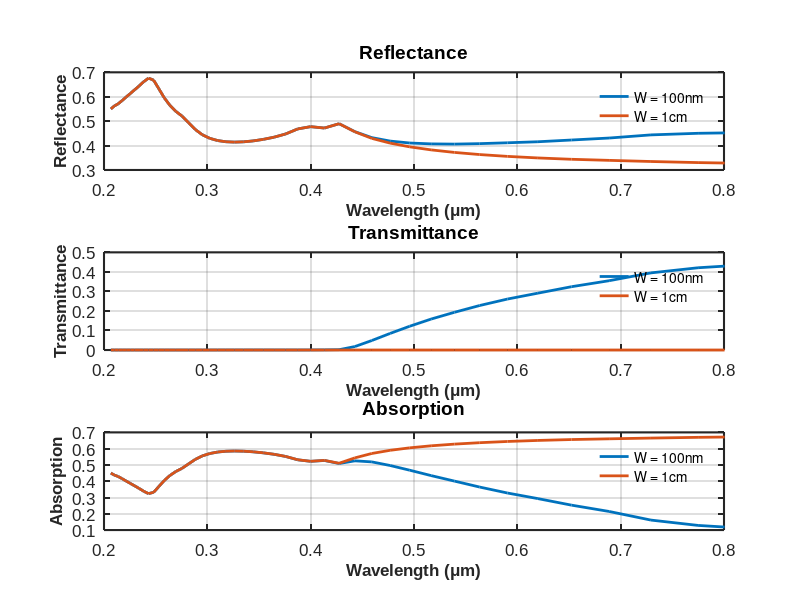

Here is the MATLAB script that generated this plot:
clc; clearvars; close all;

%% Data preparation and material parameters
% Define sample thicknesses: 100nm and 1cm films
W = [100e-9 1e-2]; % [meters]

% Import optical constants (n, k) data for GaAs
data = importdata('GaAs.txt');
lambda_um = data(:,1);        % Wavelength in micrometers
n = data(:,2);               % Refractive index
k = data(:,3);               % Extinction coefficient

% Convert wavelength to meters and calculate optical parameters
lambda = lambda_um*1e-6;     % Convert wavelength to meters
alpha = 4*pi.*k./lambda;     % Absorption coefficient calculation
R = ((n-1).^2+k.^2)./((n+1).^2+k.^2);  % Single-interface reflection coefficient

%% Create figure with enhanced visual properties
figure('Color', 'white', 'Position', [100 100 800 900])  % White background, larger figure

%% Reflectance Calculation and Plotting
subplot(311);
% Calculate reflectance for 100nm thickness
thickness_index = 1;
% Multiple reflection calculation using recursive formula
R_sum1 = R.*(1 + ((1-R).^2.*exp(-2*alpha*W(thickness_index)))./(1-R.^2.*exp(-2*alpha*W(thickness_index))));
plot(lambda*1e6, R_sum1, 'LineWidth', 2, 'Color', [0 0.4470 0.7410], 'DisplayName','W = 100nm');
xlim([0.2 0.8])
hold on;

% Calculate reflectance for 1cm thickness
thickness_index = 2;
R_sum2 = R.*(1 + ((1-R).^2.*exp(-2*alpha*W(thickness_index)))./(1-R.^2.*exp(-2*alpha*W(thickness_index))));
plot(lambda*1e6, R_sum2, 'LineWidth', 2, 'Color', [0.8500 0.3250 0.0980], 'DisplayName','W = 1cm');

% Enhance plot appearance
set(gca, 'FontSize', 12, 'FontName', 'Arial', 'LineWidth', 1.5)
xlabel('Wavelength (μm)', 'FontSize', 12, 'FontWeight', 'bold');
ylabel('Reflectance', 'FontSize', 12, 'FontWeight', 'bold');
title("Reflectance", 'FontSize', 14, 'FontWeight', 'bold');
grid on;
legend('Location', 'best', 'FontSize', 10);
legend box off;

%% Transmittance Calculation and Plotting
subplot(312);
% Calculate transmittance for 100nm thickness
thickness_index = 1;
% Account for multiple internal reflections in transmittance
T_sum1 = (exp(-alpha*W(thickness_index)).*(1-R).^2)./(1-R.^2.*exp(-2*alpha*W(thickness_index)));
plot(lambda*1e6, T_sum1, 'LineWidth', 2, 'Color', [0 0.4470 0.7410], 'DisplayName','W = 100nm');
xlim([0.2 0.8])
hold on;

% Calculate transmittance for 1cm thickness
thickness_index = 2;
T_sum2 = (exp(-alpha*W(thickness_index)).*(1-R).^2)./(1-R.^2.*exp(-2*alpha*W(thickness_index)));
plot(lambda*1e6, T_sum2, 'LineWidth', 2, 'Color', [0.8500 0.3250 0.0980], 'DisplayName','W = 1cm');

% Enhance plot appearance
set(gca, 'FontSize', 12, 'FontName', 'Arial', 'LineWidth', 1.5)
xlabel('Wavelength (μm)', 'FontSize', 12, 'FontWeight', 'bold');
ylabel('Transmittance', 'FontSize', 12, 'FontWeight', 'bold');
title("Transmittance", 'FontSize', 14, 'FontWeight', 'bold');
grid on;
legend('Location', 'best', 'FontSize', 10);
legend box off;

%% Absorption Calculation and Plotting
subplot(313);
% Calculate absorption for 100nm using energy conservation: A = 1 - R - T
A_sum1 = 1 - R_sum1 - T_sum1;
plot(lambda*1e6, A_sum1, 'LineWidth', 2, 'Color', [0 0.4470 0.7410], 'DisplayName','W = 100nm');
xlim([0.2 0.8])
hold on;

% Calculate absorption for 1cm
A_sum2 = 1 - R_sum2 - T_sum2;
plot(lambda*1e6, A_sum2, 'LineWidth', 2, 'Color', [0.8500 0.3250 0.0980], 'DisplayName','W = 1cm');

% Enhance plot appearance
set(gca, 'FontSize', 12, 'FontName', 'Arial', 'LineWidth', 1.5)
xlabel('Wavelength (μm)', 'FontSize', 12, 'FontWeight', 'bold');
ylabel('Absorption', 'FontSize', 12, 'FontWeight', 'bold');
title("Absorption", 'FontSize', 14, 'FontWeight', 'bold');
grid on;
legend('Location', 'best', 'FontSize', 10);
legend box off;



%Abid Original Code
% clc; clearvars; close all;

% %% Data import
% W = [100e-9 1e-2]; % films having thicknesses of  100 nm and 1 cm
% data = importdata('GaAs.txt');
% lambda_um = data(:,1);
% n = data(:,2);
% k = data(:,3);

% lambda = lambda_um*1e-6;
% alpha = 4*pi.*k./lambda;
% R = ((n-1).^2+k.^2)./((n+1).^2+k.^2);

% %% Reflectance Calculation
% subplot(311);
% % Calculate for W = 100nm
% thickness_index = 1;
% R_sum1 = R.*(1 + ((1-R).^2.*exp(-2*alpha*W(thickness_index)))./(1-R.^2.*exp(-2*alpha*W(thickness_index))));
% plot(lambda*1e6, R_sum1,'DisplayName','W = 100nm');
% xlim([0.2 0.8])
% hold on;

% % Calculate for W = 1cm
% thickness_index = 2;
% R_sum2 = R.*(1 + ((1-R).^2.*exp(-2*alpha*W(thickness_index)))./(1-R.^2.*exp(-2*alpha*W(thickness_index))));
% plot(lambda*1e6, R_sum2,'DisplayName','W = 1cm');
% xlabel('wavelenth (um)');
% ylabel('percentage');
% %xlim([0.2 0.8])
% title("Reflectance");
% grid on;
% legend();
% legend box off;

% %% Transmittance Calculation
% subplot(312);
% % Calculate for W = 100nm
% thickness_index = 1;
% T_sum1 = (exp(-alpha*W(thickness_index)).*(1-R).^2)./(1-R.^2.*exp(-2*alpha*W(thickness_index)));
% plot(lambda*1e6, T_sum1,'DisplayName','W = 100nm');
% xlim([0.2 0.8])
% hold on;

% % Calculate for W = 1cm
% thickness_index = 2;
% T_sum2 = (exp(-alpha*W(thickness_index)).*(1-R).^2)./(1-R.^2.*exp(-2*alpha*W(thickness_index)));
% plot(lambda*1e6, T_sum2,'DisplayName','W = 1cm');
% xlabel('wavelenth (um)');
% ylabel('percentage');
% title("Transmittance");
% grid on;
% legend();
% legend box off;

% %% Absorption Calculation
% subplot(313);
% % Calculate for W = 100nm
% A_sum1 = 1 - R_sum1 - T_sum1;
% plot(lambda*1e6, A_sum1,'DisplayName','W = 100nm');
% xlim([0.2 0.8])
% hold on;

% % Calculate for W = 1cm
% A_sum2 = 1 - R_sum2 - T_sum2;
% plot(lambda*1e6, A_sum2,'DisplayName','W = 1cm');
% xlabel('wavelenth (um)');
% ylabel('percentage');
% title("Absorption");
% grid on;
% legend();
% legend box off;
